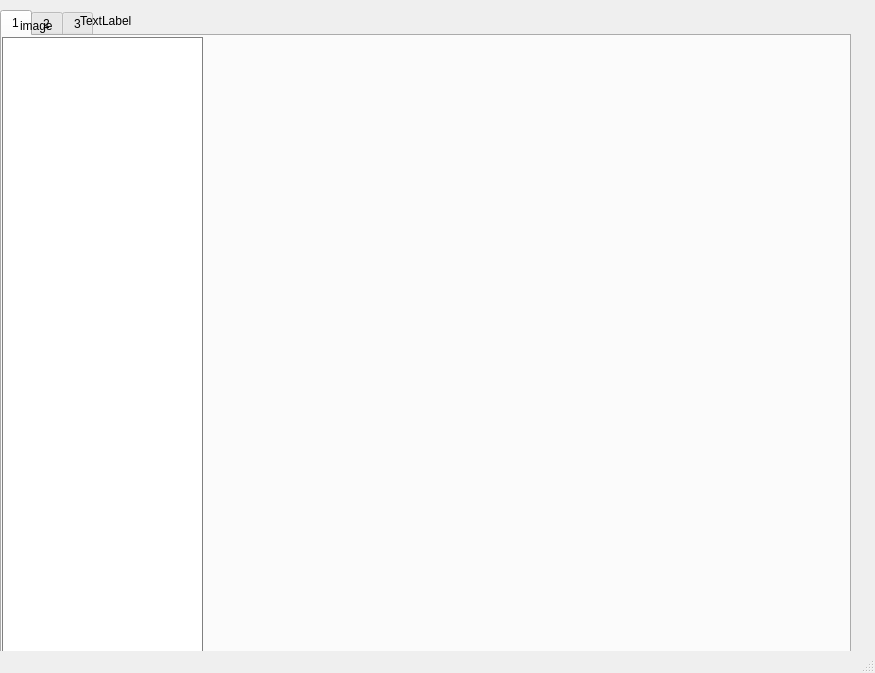
<?xml version="1.0" encoding="UTF-8"?>
<ui version="4.0">
 <class>MainWindow</class>
 <widget class="QMainWindow" name="MainWindow">
  <property name="geometry">
   <rect>
    <x>0</x>
    <y>0</y>
    <width>875</width>
    <height>673</height>
   </rect>
  </property>
  <property name="windowTitle">
   <string>Start To Chat</string>
  </property>
  <property name="styleSheet">
   <string notr="true"/>
  </property>
  <widget class="QWidget" name="centralwidget">
   <widget class="QTabWidget" name="tabWidget">
    <property name="geometry">
     <rect>
      <x>0</x>
      <y>10</y>
      <width>851</width>
      <height>681</height>
     </rect>
    </property>
    <property name="autoFillBackground">
     <bool>true</bool>
    </property>
    <property name="styleSheet">
     <string notr="true">QTabWidget#tabWidget{
	background-color:none;
}
/*设置窗体样式*/
QTabWidget#tabWidget::pane{ 
	/*border:none;*/
   border-image: url(:/image/bg3.jpg) 0 0 0 0     stretch stretch;
}
/*设置QTabWidget 的Tab标签所在那一行的样式下*/
QTabWidget#tabWidget::tab-bar{
	alignment:center;	
}
/*设置QTabWidget 的Tab标签的样式*/
QTabWidget#tabWidget QTabBar::tab{
	border-color: black;
	border-bottom:none;
	border-top-left-radius: 6px;
	border-top-right-radius: 6px;
	background:transparent;
	min-width:5ex;
	min-height:5ex;
}
QTabWidget#tabWidget&gt;QTabBar::tab:!selected:hover{
	border:3px solid #C589C3;
	background:rgb(255, 255, 255, 100);
	border-color: black;
	width:40px;
	height:40px;
}
QTabWidget#tabWidget&gt;QTabBar::tab:selected{
background: none;
border:none;
}</string>
    </property>
    <property name="currentIndex">
     <number>0</number>
    </property>
    <property name="iconSize">
     <size>
      <width>40</width>
      <height>40</height>
     </size>
    </property>
    <property name="tabBarAutoHide">
     <bool>false</bool>
    </property>
    <widget class="QWidget" name="tab">
     <attribute name="title">
      <string>1</string>
     </attribute>
     <widget class="QStackedWidget" name="stackedWidget">
      <property name="geometry">
       <rect>
        <x>199</x>
        <y>0</y>
        <width>643</width>
        <height>600</height>
       </rect>
      </property>
      <property name="styleSheet">
       <string notr="true"/>
      </property>
      <widget class="QWidget" name="page"/>
      <widget class="QWidget" name="page_2"/>
     </widget>
     <widget class="QListWidget" name="listWidget">
      <property name="geometry">
       <rect>
        <x>0</x>
        <y>1</y>
        <width>201</width>
        <height>631</height>
       </rect>
      </property>
      <property name="styleSheet">
       <string notr="true">QListWidget{
	border:1px solid gray; 
	outline:0px;
	/*background: rgb(186, 189, 182);*/
}
QListWidget::Item:hover{
  /* background-color: rgb(136, 138, 133);*/
}
QListWidget::Item:selected {
	/*background-color: rgb(136, 138, 133);*/
}
QListWidget::Item:selected:!active {
   /* background-color:rgb(211, 215, 207);*/
}
</string>
      </property>
     </widget>
    </widget>
    <widget class="QWidget" name="tab_2">
     <attribute name="title">
      <string>2</string>
     </attribute>
     <widget class="QWidget" name="widget_tab_2" native="true">
      <property name="geometry">
       <rect>
        <x>250</x>
        <y>0</y>
        <width>611</width>
        <height>641</height>
       </rect>
      </property>
      <property name="styleSheet">
       <string notr="true"/>
      </property>
      <widget class="QListWidget" name="listWidget_2">
       <property name="geometry">
        <rect>
         <x>10</x>
         <y>40</y>
         <width>581</width>
         <height>531</height>
        </rect>
       </property>
      </widget>
     </widget>
     <widget class="QTreeWidget" name="treeWidget">
      <property name="geometry">
       <rect>
        <x>0</x>
        <y>0</y>
        <width>241</width>
        <height>601</height>
       </rect>
      </property>
      <property name="styleSheet">
       <string notr="true">QTreeWidget
{
   border-style:none;   
}

QTreeWidget::item
{
   height: 26;
   color:rgba(255, 255, 255, 0);    
}

QTreeWidget::item:selected:active
{
    background-color: rgba(135, 206, 250, 153);
}

QTreeWidget::item:selected:!active, QTreeView::item:hover 
{
    background-color: rgba(135, 206, 250, 50);
}</string>
      </property>
      <column>
       <property name="text">
        <string>联系人</string>
       </property>
      </column>
     </widget>
     <widget class="QPushButton" name="pushButton">
      <property name="geometry">
       <rect>
        <x>200</x>
        <y>570</y>
        <width>31</width>
        <height>31</height>
       </rect>
      </property>
      <property name="styleSheet">
       <string notr="true">QPushButton#pushButton
{
border: none;
color: white;
padding: 15px 32px;
text-align: center;
border-radius: 20px;
text-decoration: none;
background-color: rgb(0,229,238);
border-image: url(:/image/add.png);
}
QPushButton#pushButton:hover
{
border: none;
color: white;
padding: 15px 32px;
text-align: center;
border-radius: 20px;
text-decoration: none;
background-color: rgb(142,229,238);
}
QPushButton#pushButton:pressed
{
border: none;
color: white;
padding: 15px 32px;
text-align: center;
border-radius: 20px;
text-decoration: none;
background-color: rgb(85,170,255);
}</string>
      </property>
      <property name="text">
       <string/>
      </property>
     </widget>
    </widget>
    <widget class="QWidget" name="tab_3">
     <attribute name="icon">
      <iconset theme=":/image/chat.png">
       <normaloff>.</normaloff>.</iconset>
     </attribute>
     <attribute name="title">
      <string>3</string>
     </attribute>
    </widget>
   </widget>
   <widget class="QLabel" name="Avatar">
    <property name="geometry">
     <rect>
      <x>20</x>
      <y>0</y>
      <width>51</width>
      <height>51</height>
     </rect>
    </property>
    <property name="text">
     <string>image</string>
    </property>
   </widget>
   <widget class="QLabel" name="name">
    <property name="geometry">
     <rect>
      <x>80</x>
      <y>0</y>
      <width>71</width>
      <height>41</height>
     </rect>
    </property>
    <property name="styleSheet">
     <string notr="true">font: 57 20pt &quot;Ubuntu&quot;;</string>
    </property>
    <property name="text">
     <string>TextLabel</string>
    </property>
   </widget>
  </widget>
  <widget class="QMenuBar" name="menubar">
   <property name="geometry">
    <rect>
     <x>0</x>
     <y>0</y>
     <width>875</width>
     <height>28</height>
    </rect>
   </property>
  </widget>
  <widget class="QStatusBar" name="statusbar"/>
 </widget>
 <resources/>
 <connections/>
</ui>
